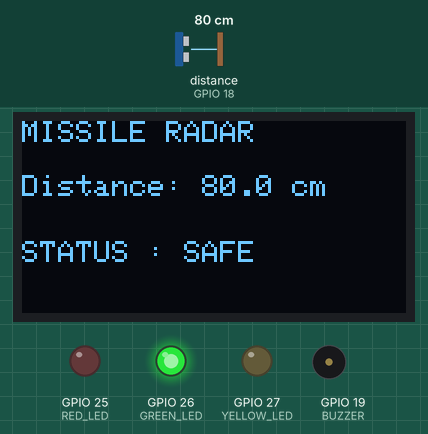
This sketch was run on a simulated ESP32. Parts: 128×64 one-colour display, output pins drawn as LEDs (lit = HIGH), buzzer (waves = sounding). Wiring (inferred from the names in the program): ultrasonic range finder: trigger GPIO 5; echo GPIO 18. The test bench sets the inputs (shaded band); at power-on: distance to the obstacle (sensor on GPIO 18) 80 cm. The echo pulse lasts 58.3 µs per cm; pins used as bus, display or sensor lines are not drawn; what the sketch prints to the serial monitor is not drawn.

Above: at 3.2 s.
3.3 s: distance to the obstacle (sensor on GPIO 18) set to 55 cm
At 3.7 s:
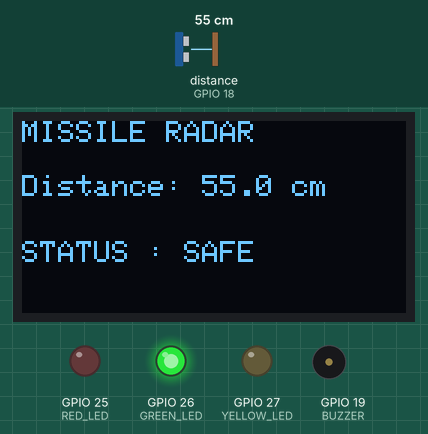
4.8 s: distance to the obstacle (sensor on GPIO 18) set to 46 cm
At 5.22 s:
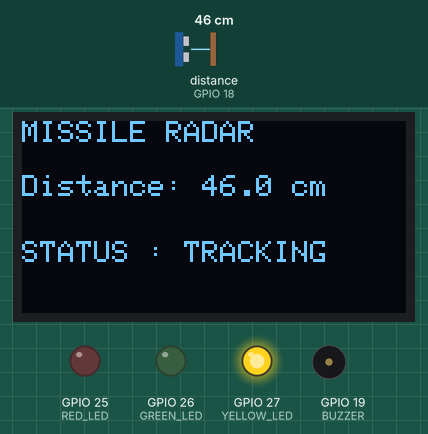
6.9 s: distance to the obstacle (sensor on GPIO 18) set to 23 cm
At 7.15 s:
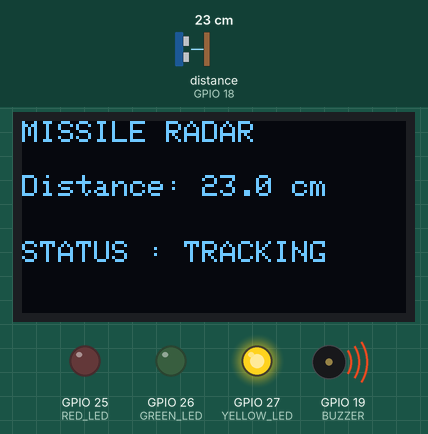
8.5 s: distance to the obstacle (sensor on GPIO 18) set to 19 cm
At 9.3 s:
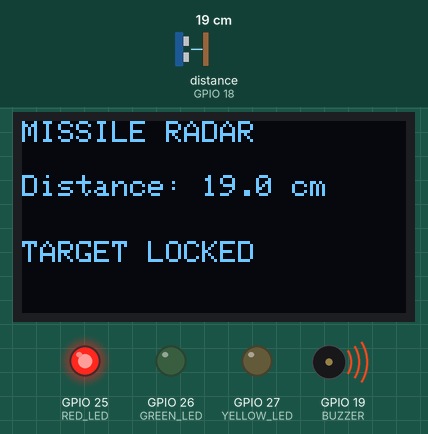
Timing chart, 0 to 11.2 s (numbered marks = the images above; inputs shaded):
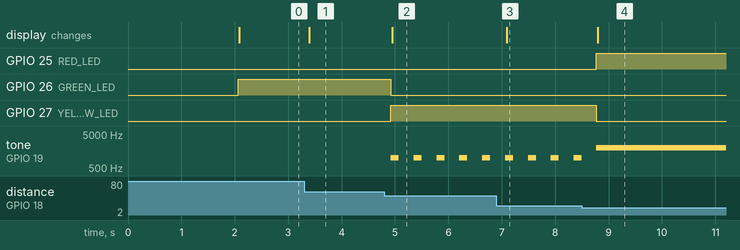

Measured:
- the behaviour switches between 51 and 50 cm on distance to the obstacle (sensor on GPIO 18) (found by bisection; images 1 and 2)
- the behaviour switches between 21 and 20 cm on distance to the obstacle (sensor on GPIO 18) (found by bisection; images 3 and 4)
- after the input at 3.3 s, the display: changes after 0.09 s (image 1)
- after the input at 4.8 s, GPIO 26 (GREEN_LED): HIGH → LOW after 0.12 s; GPIO 27 (YELLOW_LED): LOW → HIGH after 0.12 s; tone on GPIO 19 (BUZZER): alternates 1000 Hz for 0.15 s and silent for 0.28 s, starting after 0.12 s; the display: changes after 0.15 s (image 2)
- after the input at 6.9 s, the display: changes after 0.19 s (image 3)
- after the input at 8.5 s, GPIO 25 (RED_LED): LOW → HIGH after 0.27 s; GPIO 27 (YELLOW_LED): HIGH → LOW after 0.27 s; the display: changes after 0.30 s (image 4)

The sketch:

AegisScan_V5.ino.ino
```cpp
#include <Wire.h>
#include <Adafruit_GFX.h>
#include <Adafruit_SSD1306.h>

// ---------------- OLED ----------------
#define SCREEN_WIDTH 128
#define SCREEN_HEIGHT 64

Adafruit_SSD1306 display(SCREEN_WIDTH, SCREEN_HEIGHT, &Wire, -1);

// ---------------- Pins ----------------
#define TRIG_PIN     5
#define ECHO_PIN     18

#define RED_LED      25
#define GREEN_LED    26
#define YELLOW_LED   27

#define BUZZER       19

// ---------------- Setup ----------------
void setup() {

  Serial.begin(115200);

  pinMode(TRIG_PIN, OUTPUT);
  pinMode(ECHO_PIN, INPUT);

  pinMode(RED_LED, OUTPUT);
  pinMode(GREEN_LED, OUTPUT);
  pinMode(YELLOW_LED, OUTPUT);

  pinMode(BUZZER, OUTPUT);

  digitalWrite(RED_LED, LOW);
  digitalWrite(GREEN_LED, LOW);
  digitalWrite(YELLOW_LED, LOW);

  if (!display.begin(SSD1306_SWITCHCAPVCC, 0x3C)) {
    Serial.println("OLED Failed");
    while (true);
  }

  display.clearDisplay();
  display.setTextColor(SSD1306_WHITE);

  display.setTextSize(2);
  display.setCursor(8,20);
  display.println("RADAR");

  display.display();

  delay(2000);
}

// ---------------- Distance Function ----------------
float getDistance()
{
  digitalWrite(TRIG_PIN, LOW);
  delayMicroseconds(2);

  digitalWrite(TRIG_PIN, HIGH);
  delayMicroseconds(10);

  digitalWrite(TRIG_PIN, LOW);

  long duration = pulseIn(ECHO_PIN, HIGH, 30000);

  if(duration == 0)
    return -1;

  float distance = duration * 0.0343 / 2;

  return distance;
}

// ---------------- Main Loop ----------------
void loop()
{
  float distance = getDistance();

  display.clearDisplay();

  display.setTextSize(1);
  display.setCursor(0,0);
  display.println("MISSILE RADAR");

  display.setCursor(0,18);

  if(distance < 0)
  {
    display.println("No Target");

    digitalWrite(RED_LED,LOW);
    digitalWrite(GREEN_LED,LOW);
    digitalWrite(YELLOW_LED,LOW);

    noTone(BUZZER);
  }

  else
  {
    display.print("Distance: ");
    display.print(distance,1);
    display.println(" cm");

    Serial.print("Distance = ");
    Serial.print(distance);
    Serial.println(" cm");

    // ---------- SAFE ----------
    if(distance > 50)
    {
      digitalWrite(GREEN_LED,HIGH);
      digitalWrite(YELLOW_LED,LOW);
      digitalWrite(RED_LED,LOW);

      noTone(BUZZER);

      display.setCursor(0,40);
      display.println("STATUS : SAFE");
    }

    // ---------- TRACKING ----------
    else if(distance > 20)
    {
      digitalWrite(GREEN_LED,LOW);
      digitalWrite(YELLOW_LED,HIGH);
      digitalWrite(RED_LED,LOW);

      tone(BUZZER,1000,150);

      display.setCursor(0,40);
      display.println("STATUS : TRACKING");
    }

    // ---------- LOCKED ----------
    else
    {
      digitalWrite(GREEN_LED,LOW);
      digitalWrite(YELLOW_LED,LOW);
      digitalWrite(RED_LED,HIGH);

      tone(BUZZER,2000);

      display.setCursor(0,40);
      display.println("TARGET LOCKED");
    }
  }

  display.display();

  if(distance >20 && distance<=50)
    delay(400);
  else
    delay(100);
}
```
